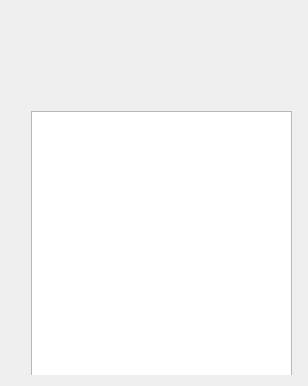
<?xml version="1.0" encoding="UTF-8"?>
<ui version="4.0">
 <class>Receipt</class>
 <widget class="QDialog" name="Receipt">
  <property name="geometry">
   <rect>
    <x>0</x>
    <y>0</y>
    <width>308</width>
    <height>386</height>
   </rect>
  </property>
  <property name="windowTitle">
   <string>Dialog</string>
  </property>
  <layout class="QGridLayout" name="gridLayout_4">
   <item row="0" column="0">
    <widget class="QWidget" name="widget_4" native="true">
     <widget class="QWidget" name="widget" native="true">
      <property name="geometry">
       <rect>
        <x>20</x>
        <y>0</y>
        <width>261</width>
        <height>111</height>
       </rect>
      </property>
      <layout class="QGridLayout" name="gridLayout_2">
       <item row="0" column="0">
        <widget class="QLabel" name="label_2">
         <property name="text">
          <string/>
         </property>
         <property name="pixmap">
          <pixmap resource="Resources.qrc">:/Resources/Factura.jpg</pixmap>
         </property>
         <property name="scaledContents">
          <bool>true</bool>
         </property>
        </widget>
       </item>
      </layout>
     </widget>
     <widget class="QWidget" name="widget_2" native="true">
      <property name="geometry">
       <rect>
        <x>20</x>
        <y>100</y>
        <width>261</width>
        <height>391</height>
       </rect>
      </property>
      <layout class="QGridLayout" name="gridLayout_3">
       <item row="0" column="0">
        <widget class="QPlainTextEdit" name="outRecibo">
         <property name="styleSheet">
          <string notr="true">border-color: rgb(255, 255, 255);</string>
         </property>
        </widget>
       </item>
      </layout>
     </widget>
     <widget class="QWidget" name="widget_3" native="true">
      <property name="geometry">
       <rect>
        <x>100</x>
        <y>410</y>
        <width>174</width>
        <height>41</height>
       </rect>
      </property>
      <layout class="QGridLayout" name="gridLayout">
       <item row="0" column="0">
        <widget class="QDialogButtonBox" name="buttonBox">
         <property name="standardButtons">
          <set>QDialogButtonBox::Cancel|QDialogButtonBox::Ok</set>
         </property>
        </widget>
       </item>
      </layout>
     </widget>
    </widget>
   </item>
  </layout>
 </widget>
 <resources>
  <include location="Resources.qrc"/>
 </resources>
 <connections/>
</ui>
